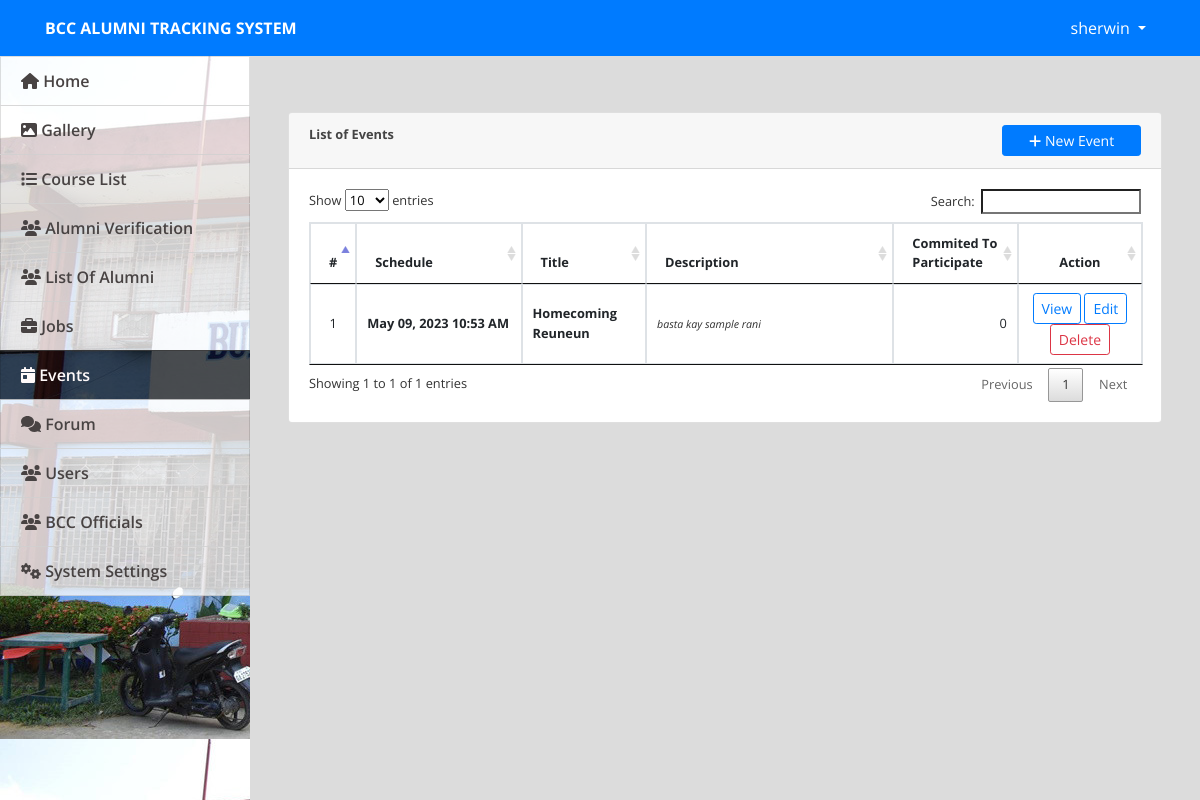
/admin/index.php?page=events (signed in), run on the app's committed database.
### tables this page shows
CREATE TABLE `events` (
  `id` int(30) NOT NULL,
  `event_id` int(11) NOT NULL,
  `title` varchar(250) NOT NULL,
  `content` text NOT NULL,
  `schedule` datetime NOT NULL,
  `banner` text NOT NULL,
  `date_created` datetime NOT NULL DEFAULT (CURRENT_DATE)
);

### admin/events.php (the view, shortened to what this page needs)
<?php include('db_connect.php');?>
<div class="container-fluid">
	<div class="col-lg-12">
		<div class="row">
			<div class="col-md-12 small">
				<div class="card">
					<div class="card-header ">
						<b>List of Events</b>
						<span class="float:right"><a class="btn btn-primary btn-block btn-sm col-sm-2 float-right" href="index.php?page=manage_event" id="new_event">
					<i class="fa fa-plus"></i> New Event
				</a></span>
					</div>
					<div class="card-body">
						<table class="table table-condensed table-bordered table-hover">
							<colgroup>
								<col width="5%">
								<col width="20%">
								<col width="15%">
								<col width="30%">
								<col width="15%">
								<col width="15%">
							</colgroup>
							<thead>
								<tr>
									<th class="text-center">#</th>
									<th class="">Schedule</th>
									<th class="">Title</th>
									<th class="">Description</th>
									<th class="">Commited To Participate</th>
									<th class="text-center">Action</th>
								</tr>
							</thead>
							<tbody>
								<?php
								$i = 1;
								$events = $conn->query("SELECT * FROM events order by unix_timestamp(schedule) desc ");
								while($row=$events->fetch_assoc()):
									$trans = get_html_translation_table(HTML_ENTITIES,ENT_QUOTES);
									unset($trans["\""], $trans["<"], $trans[">"], $trans["<h2"]);
									$desc = strtr(html_entity_decode($row['content']),$trans);
									$desc=str_replace(array("<li>","</li>"), array("",","), $desc);
									$commits = $conn->query("SELECT * FROM event_commits where event_id =".$row['id'])->num_rows;
								?>
								<tr>
									<td class="text-center"><?php echo $i++ ?></td>
									<td class="">
										 <p> <b><?php echo date("M d, Y h:i A",strtotime($row['schedule'])) ?></b></p>
									</td>
									<td class="">
										 <p> <b><?php echo ucwords($row['title']) ?></b></p>
									</td>
									<td>
										 <p class="truncate"><?php echo strip_tags($desc) ?></p>
									</td>
									<td>
										 <p class="text-right"><?php echo $commits ?></p>
									</td>
									<td class="text-center">
										<button class="btn btn-sm btn-outline-primary view_event" type="button" data-id="<?php echo $row['id'] ?>" >View</button>
										<button class="btn btn-sm btn-outline-primary edit_event" type="button" data-id="<?php echo $row['id'] ?>" >Edit</button>
										<button class="btn btn-sm btn-outline-danger delete_event" type="button" data-id="<?php echo $row['id'] ?>">Delete</button>
									</td>
								</tr>
								<?php endwhile; ?>
							</tbody>
						</table>
					</div>
				</div>
			</div>
		</div>
	</div>
</div>

### admin/assets/css/style.css (style rules this page uses)
body { font-family: "Open Sans", sans-serif; color: #444444; width: 100%; height: calc(100%); }
a { color: #1977cc; }
.truncate { overflow: hidden; text-overflow: ellipsis; display: -webkit-box; -webkit-line-clamp: 3; -webkit-box-orient: vertical; font-size: smaller; color: #000000cf; font-style: italic; }

### admin/index.php (style rules this page uses)
body { background: #80808045; }

### admin/events.php (style rules this page uses)
td { vertical-align: middle !important; }
td p { margin: unset }

### data on the page
events: schedule "May 09, 2023 10:53 AM", title "Homecoming Reuneun", content "basta kay sample rani", commits "0"

### other printed values
$_SESSION['system']['name'] "BCC ALUMNI TRACKING SYSTEM"
$_SESSION['login_name'] "sherwin"
